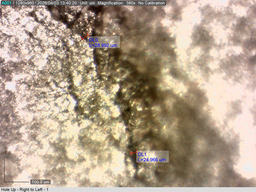
#> input picture images/0001.tif, 256 x 192 px, shrunk from 1280 x 960 before the run, found by its file name; its folder holds only this picture in this run
$ python test_threshold_mfccd.py ../images/0001.tif ../images/0002.tif   (older library calls are emulated)
#> lines starting #> are read from the running program, lines starting #| are printed output that depends on the picture; after the words box and inside, x2 and y2 are one past the last pixel; in counts of white or black regions, pixels touching at a corner belong together
import argparse
import cv2
import numpy as np
import matplotlib.pyplot as plt
import pandas as pd
import os

image_directory = "images"
annotations_directory = "images/annotated"

# Define the range of thresholds to test (e.g., from 0.1 to 0.99 in 50 steps)
threshold_vals = np.linspace(0.1, 0.99, 50)


def setup_plot(
    image: str, annotated: str, templates: list[np.ndarray], threshold: float
) -> float | None:
    """
    Process each image and returns IoU with the annotated image for a specific
    threshold.
    """
#> called with image = '../images/0001.tif', annotated = '../images/0002.tif', threshold = 0.1
    img = cv2.imread(f"{image_directory}/{image}", cv2.IMREAD_GRAYSCALE)
#> img: shape (192, 256); min 5, max 255, mean 163.7

    if img is None:
        print(f"Could not load {image}. Skipping.")
        return None

    result = matched_filter(img, templates, threshold=threshold)

    if result is None:
        print("Matched filter returned None.")
        return None

    cleaned = ccd(result, int(result.size / 100))  # clean components less than 1%

    if cleaned is None:
        print("Connected component denoising returned None.")
        return None

    ann = cv2.imread(f"{annotations_directory}/{annotated}", cv2.IMREAD_GRAYSCALE)

    if ann is None:
        print(f"Could not load annotation {annotated}. No graph can be generated.")
        return None

    ann[ann != 0] = 255
    return calc_iou(cleaned, ann)


def generate_kernels(
    sigma: float = 2.0, L: int = 9, angle_step: int = 15
) -> list[np.ndarray]:
    """
    Generates zero-mean Gaussian matched filter kernels.
    """
    templates = []

    h_x = int(np.ceil(3 * sigma))
    h_y = int(np.ceil(L / 2))
    size = max(h_x, h_y) + 2

    y, x = np.mgrid[-size : size + 1, -size : size + 1]

    for angle in range(0, 180, angle_step):
        theta = np.deg2rad(angle)

        x_rot = x * np.cos(theta) - y * np.sin(theta)
        y_rot = x * np.sin(theta) + y * np.cos(theta)

        mask = (np.abs(x_rot) <= 3 * sigma) & (np.abs(y_rot) <= L / 2)

        kernel = np.zeros_like(x, dtype=np.float32)
        kernel[mask] = -np.exp(-(x_rot[mask] ** 2) / (2 * sigma**2))

        mean_val = np.mean(kernel[mask])
        kernel[mask] = kernel[mask] - mean_val

        templates.append(kernel)

    return templates


def matched_filter(
    img: cv2.typing.MatLike, templates: list[np.ndarray], threshold: float = 0.50
) -> np.ndarray:
    """
    Applies all matched filter templates to an image and thresholds the response.
    """
#> called with threshold = 0.1
    img_blur = cv2.blur(img, (5, 5)).astype(np.float32)
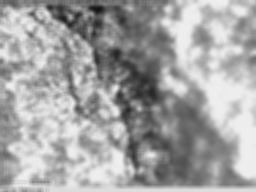
#> img_blur: shape (192, 256) float32; min 17, max 239, mean 163.7
    max_response = np.zeros_like(img_blur)

    for kernel in templates:
        response = cv2.filter2D(img_blur, cv2.CV_32F, kernel)
        max_response = np.maximum(max_response, response)
#> this loop made 12 passes
#> pass 1, in matched_filter, `response = cv2.filter2D(img_blur, cv2.CV_32F, kernel)`:
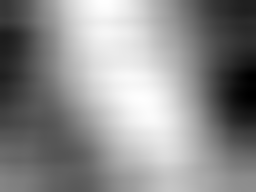
#> response: shape (192, 256) float32; min -254558.7, max 203654.4, mean -575.4; drawn with min black and max white
#> after the loop:
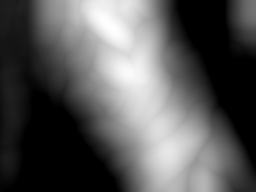
#> max_response: shape (192, 256) float32; min 0, max 238292.4, mean 81915.6; drawn with min black and max white

    dst_array = np.zeros_like(max_response)
    normalized_response = cv2.normalize(
        max_response, dst_array, 0.0, 1.0, cv2.NORM_MINMAX
    )

    # Use the threshold passed into the function
    _, binary_crack = cv2.threshold(
        normalized_response, threshold, 1.0, cv2.THRESH_BINARY
    )
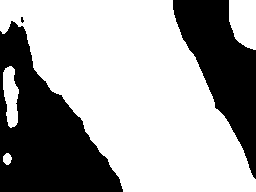
#> binary_crack: shape (192, 256) float32; values 0 (black) and 1 (white), 63.9% white; 3 black regions (1 under 20 px), largest, box (x1, y1, x2, y2) and area: (0, 21, 123, 192) 10800, (173, 0, 256, 179) 6938

    return (binary_crack * 255).astype(np.uint8)


def ccd(binary_image, min_size=50) -> np.ndarray:
    """
    Removes noise by filtering small connected components.
    """
#> called with min_size = 491
    num_labels, labels = cv2.connectedComponents(binary_image)
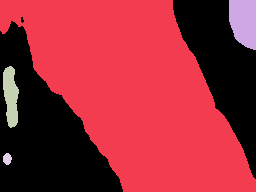
#> labels: shape (192, 256) int32; 5 distinct labels, from 0 to 4; one colour per label, 0 black
#> num_labels = 5

    cleaned = np.zeros_like(binary_image)
    for label in range(1, num_labels):
        component_mask = labels == label
        if np.sum(component_mask) < min_size:
            continue
        cleaned[component_mask] = 255
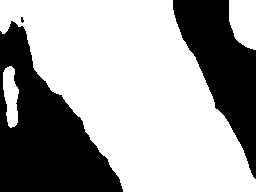
#> cleaned: shape (192, 256); 63.7% white; 3 black regions (1 under 20 px), largest, box (x1, y1, x2, y2) and area: (0, 21, 123, 192) 10881, (173, 0, 256, 179) 6938

    return cleaned


def calc_iou(response: np.ndarray, ground_truth: np.ndarray) -> float:
    """
    Calculates Intersection over Union (IoU).
    """
    res_bool = response > 0
    gt_bool = ground_truth > 0

    intersection = np.logical_and(res_bool, gt_bool).sum()
    union = np.logical_or(res_bool, gt_bool).sum()

    if union == 0:
        return 0.0
    return float(intersection / union)


if __name__ == "__main__":
    parser = argparse.ArgumentParser(
        prog="Test IoU with Matched Filter and CCD",
        description="Tests the Intersection over Union against different matched filter"
        " thresholds.",
    )
    parser.add_argument("image", help="Image name")
    parser.add_argument("annotated", help="Annotated image name")
    parser.add_argument(
        "--sigma",
        type=float,
        default=52.0,
        help="Fixed sigma (scale) for the matched filter kernels",
    )
    parser.add_argument(
        "--L",
        type=int,
        default=54,
        help="Fixed L (crack length) for the matched filter kernels",
    )
    parser.add_argument(
        "--values",
        help="Only retrieve IoU results and save to CSV (no graph)",
        action="store_true",
    )

    args = parser.parse_args()

    # Optimization: Generate templates ONCE outside the loop since sigma and L are fixed
    print(f"Generating kernels with sigma={args.sigma}, L={args.L}...")
    templates = generate_kernels(sigma=args.sigma, L=args.L)

    iou_results = []

    print("Evaluating thresholds...")
    for thresh in threshold_vals:
        iou = setup_plot(args.image, args.annotated, templates, threshold=thresh)
        # Handle cases where IoU might be None (e.g., missing images)
        iou_results.append(iou if iou is not None else 0.0)

    if not args.values:
        # Create a 2D line plot
        plt.figure(figsize=(10, 6))
        plt.plot(threshold_vals, iou_results, marker=".", linestyle="-", color="b")

        plt.title(f"IoU vs Filter Threshold (sigma={args.sigma}, L={args.L})")
        plt.xlabel("Threshold Level")
        plt.ylabel("Intersection over Union (IoU)")
        plt.grid(True, linestyle="--", alpha=0.7)

        # Highlight the maximum IoU value found
        max_iou_idx = np.argmax(iou_results)
        plt.plot(
            threshold_vals[max_iou_idx],
            iou_results[max_iou_idx],
            "ro",
            label=f"Max IoU: {iou_results[max_iou_idx]:.3f} @ Thresh: "
            f"{threshold_vals[max_iou_idx]:.2f}",
        )
        plt.legend()

        plt.tight_layout()
        plt.show()
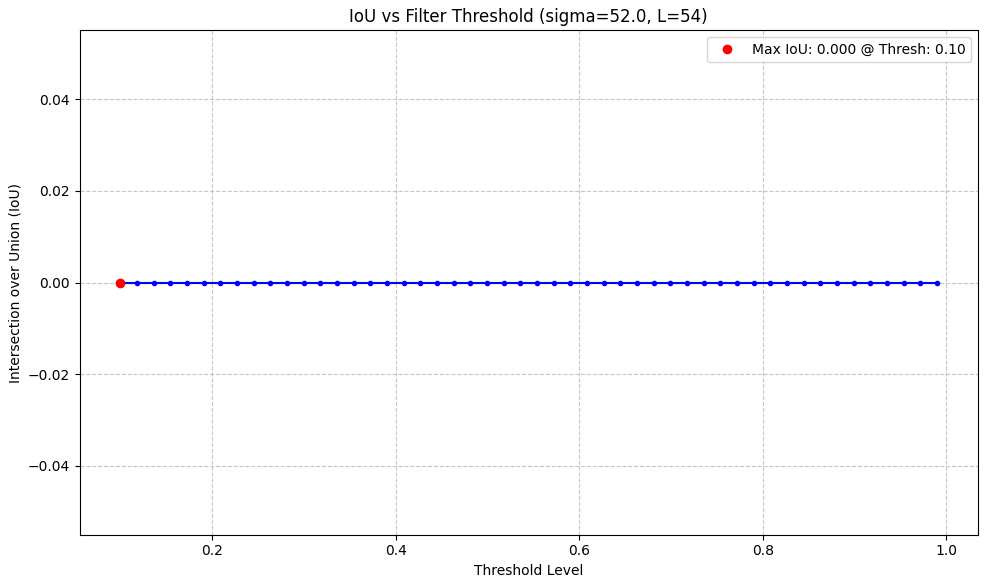
#> figure drawn by matplotlib, 1 panel

    else:
        df = pd.DataFrame({"Threshold": threshold_vals, "IoU": iou_results})
        print(df)

        # Ensure the output directory exists
        out_dir = "figures/matched-filter-iou-graph"
        os.makedirs(out_dir, exist_ok=True)

        csv_filename = (
            f"{out_dir}/{args.image[: args.image.find('.')]}_threshold_iou_values.csv"
        )
        df.to_csv(csv_filename, index=False)
        print(f"Saved results to {csv_filename}")
